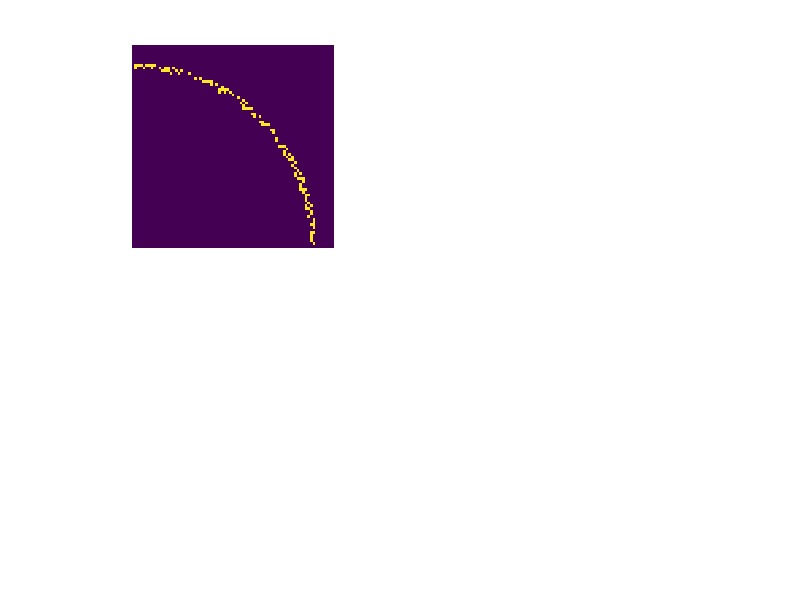

Reproduce this figure in MATLAB. (Note: this script raises an error after producing the figure.)
% test for tensor voting using only the ball tensor field.
    
%%%%%%%%%%%%%%%%%%%%%%%%%%%%%%%%%%%%%%%%%%%%%%%%%%%%%%%%%%%%%%%%%%%%%
%%% a test image
disp('--> Building test image.');
Radius = 0.9;

n = 75;
x = linspace(0,1,n);
[X,Y] = meshgrid(x,x);

M = double( abs( X.^2+Y.^2-Radius^2 )<0.03 );
% M = X.^2+Y.^2<Radius^2;

% add some holes
nb_holes = 200;
I = find(M==1);
J = floor(rand(nb_holes,1)*length(I))+1;
M(I(J)) = 0;


clf;
subplot(2,2,1);
imagesc(M);
axis xy;
axis off; axis square;
colormap gray(256);
title('Original Image');


%%%%%%%%%%%%%%%%%%%%%%%%%%%%%%%%%%%%%%%%%%%%%%%%%%%%%%%%%%%%%%%%%%%%%
%%%% example of field
A = compute_ball_tf(75);
[e1,e2,l1,l2] = perform_tensor_decomp(A); 
subplot(2,2,2);
plot_vf(e1,l1);
axis off;
title('Example of Ball Field');

%%%%%%%%%%%%%%%%%%%%%%%%%%%%%%%%%%%%%%%%%%%%%%%%%%%%%%%%%%%%%%%%%%%%%
%%%% peform voting
disp('--> Performing tensor voting.');
sigma = 0.2;
c = 0.1*sigma;
T = perform_voting_ball(M,sigma,c);
disp('--> Performing tensor decomposition.');
[e1,e2,l1,l2] = perform_tensor_decomp(T,'abs');


% re-orient vf
e1 = perform_vf_reorientation(e1);
e2 = perform_vf_reorientation(e2);

% plot e1
subplot(2,2,3);
plot_vf(e1,l1);
axis off;
title('New Field with Eigenvalue');

%%%%%%%%%%%%%%%%%%%%%%%%%%%%%%%%%%%%%%%%%%%%%%%%%%%%%%%%%%%%%%%%%%%%%
% curve extraction via zeros crossing of A=ds/dn where s=l1-l2, n=e2,
% orthogonal to e1
s = l1-l2;
g = compute_grad(s);
A = prod_vf_vf(g,e2);

% extract ten curves
options.min_length = 20;
c_list = perform_curve_extraction( A,0,10 );


% plot curves
subplot(2,2,4);
plot_curve(c_list,A);
axis off;
title('Extracted Curves');


saveas(gcf, 'test_ball', 'png');